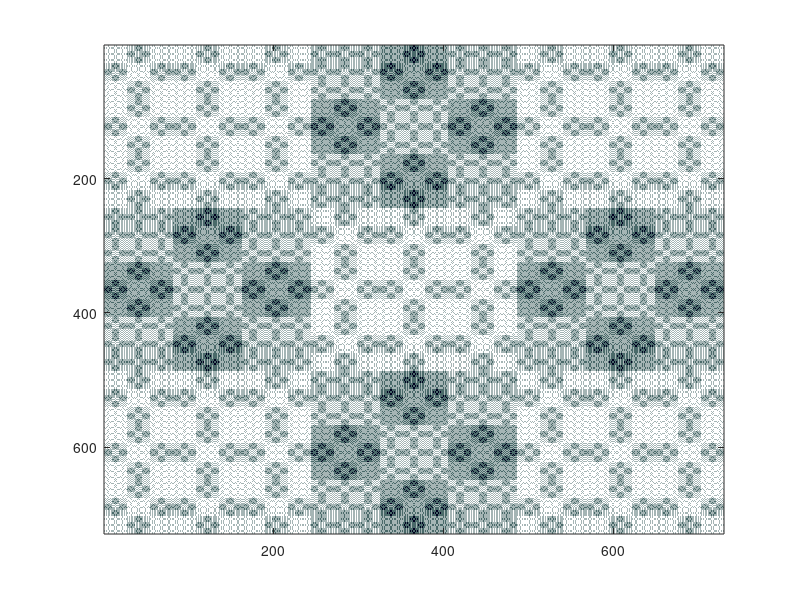

This chart was generated by the following MATLAB code:
%Haferman Carpet

a0=uint8([1 1 1;1 1 1;1 1 1]);
b0=uint8([0 1 0;1 0 1;0 1 0]);
for n=1:5
    an=1+[b0 b0 b0;b0 b0 b0;b0 b0 b0];
    b0=[a0 b0 a0;b0 a0 b0;a0 b0 a0];
    a0=an;
end
imagesc(b0),colormap(bone(4));
%imwrite(b0,bone(4),'haferman2.png','png'); %save coloured image
%imwrite(b0,'haferman1.png','bitdepth',1);  %save binary image
